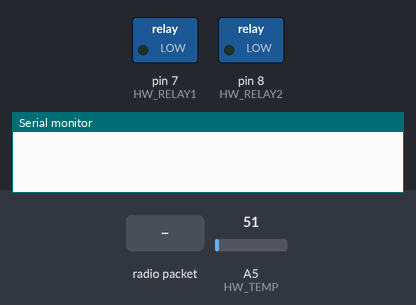
The sketch below on a simulated Arduino Uno, built with avr-gcc and run on an emulated ATmega328P. On the bench: switched loads named in the sketch (green lamp = pin HIGH), the last lines printed to the serial monitor. Inputs (shaded band) come from the test bench; at power-on: A5 (HW_TEMP) = 51. No radio packets arrive unless stated.

Above: at 0.1 s.
At 5.7 s:
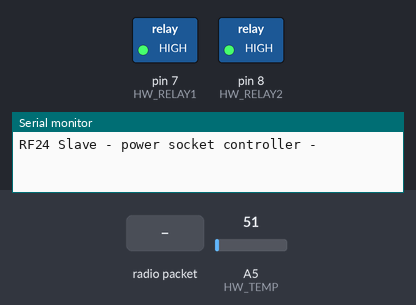
5.8 s: radio packet "activate" arrives
7.3 s: radio packet "stop" arrives
8.8 s: radio packet "status" arrives
Timing chart, 0 to 11.8 s (numbered marks = the images above; inputs shaded):
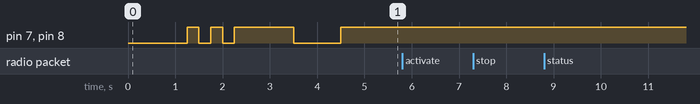

The sketch:

rf24-socket-slave.ino
```cpp
/*
* Getting Started example sketch for nRF24L01+ radios
* This is a very basic example of how to send data from one node to another
* pin09-brown
* pin10-orange
* pin11-green
* pin12-yellow
* pin13-black
*/

#include <SPI.h>
#include "RF24.h"
#include "printf.h"
//
// Physical connections
//
#define HW_RELAY1 7 // d output
#define HW_RELAY2 8 // digital output
#define HW_TEMP A5  // analog input
#define HW_LED  6   // digital output
#define HW_CSN 9    // icsp
#define HW_CE 10    // icsp
#define DEFAULT_ACTIVATION 1440 // 10h from now we activate (in case radio is down and can't program)

/****************** User Config ***************************/
/***      Set this radio as radio number 0 or 1         ***/

RF24 radio(9,10);
const uint8_t addresses[][6] = {"1Node","2Node"};


short tempThreshold = -12;                  // default temperature at which we might want to start the engine block heater
unsigned long schedule1 = 0,schedule2 = 0;  // hold the amount of time in seconds until activation
bool relay1 = false, relay2 = false;        // activation state of relay number 2
const unsigned long max_duration = 6600;    // turn off after 1h of activation


void setup()
{
  delay(1000);
  /* real setup starts */
  pinMode(HW_RELAY1, OUTPUT);
  pinMode(HW_RELAY2, OUTPUT);
  /*a little something to tell we're alive*/
  for (int ii = 0; ii<= 5; ii++)
  {
    digitalWrite(HW_RELAY1, relay1);
    digitalWrite(HW_RELAY2, relay2);
    delay(250);
    relay2 = !relay2;
    relay1 = !relay1;
  }
  delay(1000);
  digitalWrite(HW_RELAY1, LOW);
  digitalWrite(HW_RELAY2, LOW);
  delay(1000);
  digitalWrite(HW_RELAY1, HIGH);
  digitalWrite(HW_RELAY2, HIGH);

  Serial.begin(115200);
  Serial.println(F("RF24 Slave - power socket controller -"));

  radio.begin();
  radio.setCRCLength( RF24_CRC_16 ) ;
  radio.setRetries( 15, 5 ) ;
  radio.setAutoAck( true ) ;
  radio.setPALevel( RF24_PA_MAX ) ;
  radio.setDataRate( RF24_250KBPS ) ;
  radio.setChannel( 108 ) ;
  radio.enableDynamicPayloads(); //dont work with RPi :-/

  // Open a writing and reading pipe on each radio, with opposite addresses
  radio.openWritingPipe(addresses[1]);
  radio.openReadingPipe(1,addresses[0]);

  /*delay(1000);
  delay(1000);
  delay(1000);*/
  // fun
  printf_begin();
  radio.printDetails();

  // Start the radio listening for data
  radio.startListening();

  schedule1 = DEFAULT_ACTIVATION;
  schedule2 = DEFAULT_ACTIVATION;
}

void loop()
{
  if( radio.available())
  {
    //Serial.println("Radio is available");
    // Dump the payloads until we've gotten everything
    bool done = false;
    uint8_t len = 0;
    String s1;
    while (radio.available())
    {

      // Fetch the payload, and see if this was the last one.
      len = radio.getDynamicPayloadSize();
      char* rx_data = NULL;
      rx_data = (char*)calloc(len+1, sizeof(char));
      if (rx_data == NULL)
      {
        //Serial.println("Cannot allocate enough memory to read payload");
        break;
      }
      radio.read( rx_data, len );

        // Put a zero at the end for easy printing
      rx_data[len+1] = 0;

        // Spew it
      /*Serial.print(F("Got msg size="));
      Serial.print(len);
      Serial.print(F(" value="));
      Serial.println(rx_data);*/

      s1 = String(rx_data);
      free(rx_data);
    }

    if (s1.indexOf("activate")>=0)
    {
      String sched = s1.substring(s1.indexOf(" ")+1);
      int i1 = i1 = sched.substring(0).toInt();
      if (s1.indexOf("activate1")>=0)
      {
        schedule1 = i1 + (millis()/60000);
      }
      else if (s1.indexOf("activate2")>=0)
      {
        schedule2 = i1 + (millis()/60000);
      }
      /*Serial.print("Starting1 in ");
      Serial.print(schedule1);
      Serial.print(" Starting2 in ");
      Serial.print(schedule2);
      Serial.print(" +  ");
      Serial.println(millis()/1000);*/
    }
    else if (s1.indexOf("stop")>=0)
    {
      relay1 = false;
      relay2 = false;
      digitalWrite(HW_RELAY1, HIGH);
      digitalWrite(HW_RELAY2, HIGH);
      schedule1 = 0;
      schedule2 = 0;
      s1 = "stopped";
      //Serial.println("Stopped");
    }
    else if (s1.indexOf("status")>=0)
    {
      char buffer[6];  //buffer used to format a line (+1 is for trailing 0)
      sprintf(buffer,"%dC",readTemperature());
      s1 = "Up:" + String(millis()/60000) +
        String(" ") + String((relay1?"ON":"OFF")) +
        String(" ") + String((relay2?"ON":"OFF")) +
        String(" ") + String(schedule1)  +
        String(" ") + String(schedule2)  +
        String(" ") + String(buffer) + String("C");
      /*Serial.print("Status ");
      Serial.println(s1);*/
    }
    else
      s1 = "You fail.";

    // convert the response string into a char[]
    len = s1.length();
    char rt_data[len];
    s1.toCharArray(rt_data, len);

    // First, stop listening so we can talk
    radio.stopListening();
    // Send the final one back.
    radio.write( rt_data, len );
    Serial.println("Sent response: "+s1);

    // Now, resume listening so we catch the next packets.
    radio.startListening();
  }


  // is it cold enough to turn justify heating the engine...
  if ( readTemperature() < tempThreshold )
  {
    if ( millis()/60000 > schedule1  && schedule1 > 0 && relay1 == false )
    {
      digitalWrite(HW_RELAY1, LOW);
      relay1 = true;
    }
    if ( millis()/60000 > schedule2  && schedule2 > 0 && relay2 == false )
    {
      digitalWrite(HW_RELAY2, LOW);
      relay2 = true;
    }
  }

  // switch relays off after max_duration
  if ( schedule1 > 0 && (millis()/60000) > (unsigned long)schedule1+max_duration )
  {
    //automatically schedule relay1 to tomorrow
    schedule1 += (unsigned long)24*(unsigned long)3660;
    digitalWrite(HW_RELAY1, HIGH);
    relay1 = false;
  }
  if ( schedule2 > 0 && (millis()/60000) > (unsigned long)schedule2+max_duration )
  {
    //automatically schedule relay2 to tomorrow
    schedule2 += (unsigned long)24*(unsigned long)3600;
    digitalWrite(HW_RELAY2, HIGH);
    relay2 = false;
  }
} // Loop


// Read analog pin to get value from temp sensor
int readTemperature()
{
  int value = analogRead(HW_TEMP);

  float millivolts = (value / 1024.0) * 5000;
  float celsius = millivolts / 10;  // sensor output is 10mV per degree Celsius
  /*Serial.print(celsius);
  Serial.println(" degrees Celsius, ");

  Serial.print( (celsius * 9)/ 5 + 32 );  //  converts celsius to fahrenheit
  Serial.print(" degrees Fahrenheit, ");

  Serial.print("A/D value = "); Serial.println(value);
  */
  return celsius;
}
```

printf.h
```cpp
// (licence header left out)
/**
 * @file printf.h
 *
 * Setup necessary to direct stdout to the Arduino Serial library, which
 * enables 'printf'
 */

#ifndef __PRINTF_H__
#define __PRINTF_H__

#ifdef ARDUINO

int serial_putc( char c, FILE * )
{
  Serial.write( c );

  return c;
}

void printf_begin(void)
{
  fdevopen( &serial_putc, 0 );
}

#else
#error This example is only for use on Arduino.
#endif // ARDUINO

#endif // __PRINTF_H__
```
